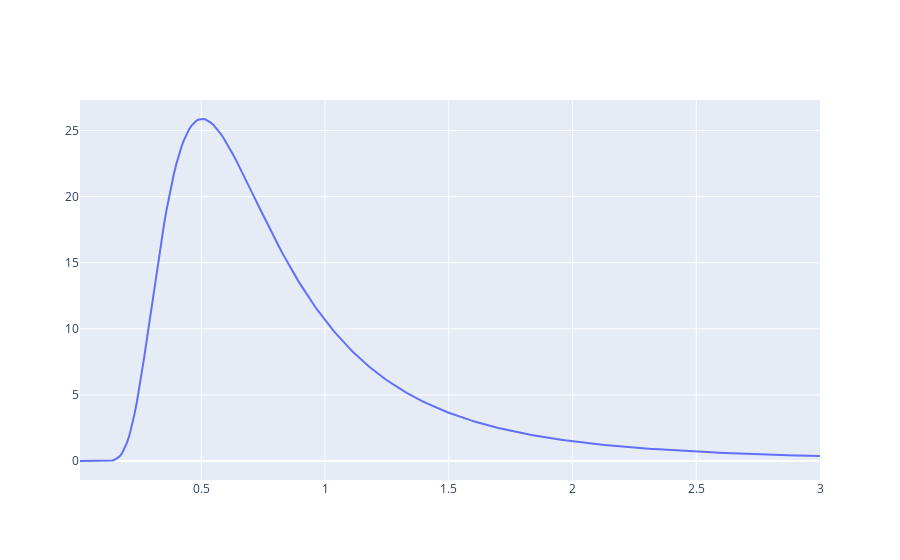

Write notebook code for a chart like this one.
### Code cell
plotly.offline.iplot([trace])

### Figure 1 — Plotly figure (JSON) as saved in the notebook; plotly's stock layout.template omitted (floating-point values rounded to 4 significant figures; data arrays with more than 128 entries replaced by an {"elided": "..."} marker saying what was removed)
{"data": [{"type": "scatter", "x": {"elided": "300 float values"}, "y": {"elided": "300 float values"}}], "layout": {}}
